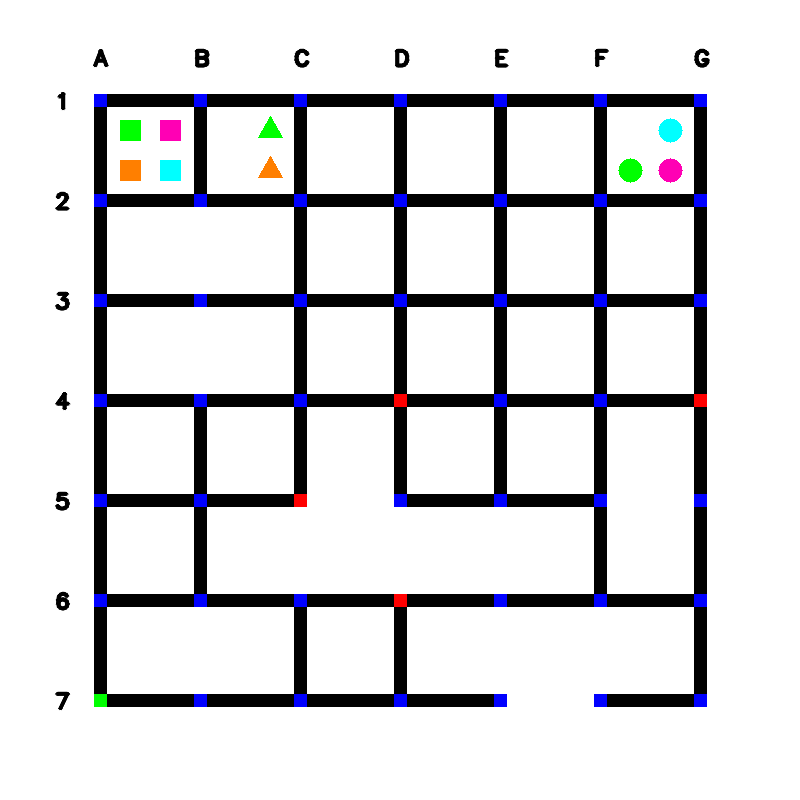
#> input picture test_images/maze_0.png, 800 x 800 px
$ python working.py
#> lines starting #> are read from the running program, lines starting #| are printed output that depends on the picture; after the words box and inside, x2 and y2 are one past the last pixel; in counts of white or black regions, pixels touching at a corner belong together
import cv2
import numpy as np

img0 = cv2.imread('./test_images/maze_0.png')
#> img0 is the input picture: shape (800, 800, 3); mean B, G, R 220, 217.5, 217.4
red = (0,0,255)

imgwhole = img0[94:694+12, 94:694+12]
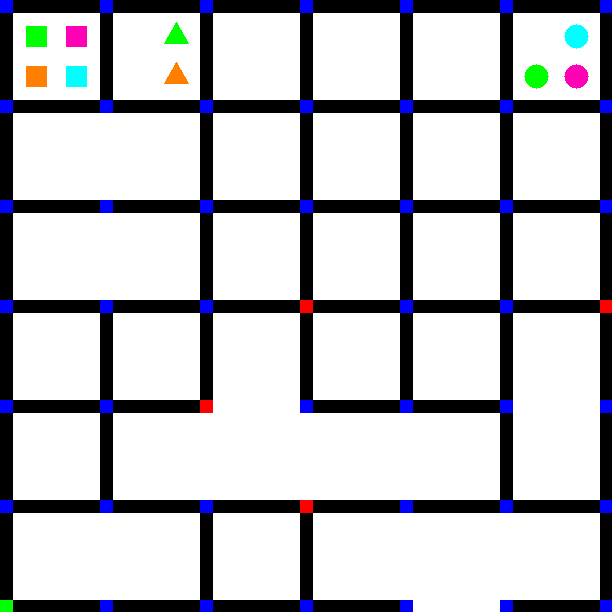
#> imgwhole: shape (612, 612, 3); mean B, G, R 197.4, 193.2, 193

cv2.line(img0,(0,94),(900,94),red,1)
cv2.line(img0,(0,694+12),(900,694+12),red,1)
cv2.line(img0,(94,0),(94,900),red,1)
cv2.line(img0,(694+12,0),(694+12,900),red,1)

medics = imgwhole[12:100,12:-12]
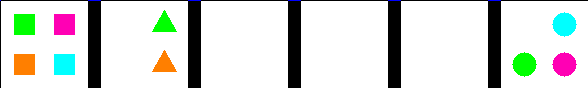
#> medics: shape (88, 588, 3); mean B, G, R 213.5, 217.7, 213.7

new_list=medics[:,:100]

cv2.imwrite('C:/Users/srush/Documents/openCV/cyborg_task2/small_part.jpg',new_list)
cv2.imwrite('C:/Users/srush/Documents/openCV/cyborg_task2/line_part.jpg',medics)

#cv2.imshow('cropped image',medics)
#cv2.waitKey(0)

mediclist=[]
j=1

def addshape(imgcont,j):
    list_s_names=[]
    img= imgcont
    # converting image into grayscale image
    gray = cv2.cvtColor(img, cv2.COLOR_BGR2GRAY)

    # setting threshold of gray image
    _, threshold = cv2.threshold(gray, 227, 255, cv2.THRESH_BINARY)

    # using a findContours() function
    contours, _ = cv2.findContours(
        threshold, cv2.RETR_TREE, cv2.CHAIN_APPROX_SIMPLE)

    i = 0
    # list for storing names of shapes
    for contour in contours:

        # here we are ignoring first counter because
        # findcontour function detects whole image as shape
        if i == 0:
            i = 1
            continue

        # cv2.approxPloyDP() function to approximate the shape
        approx = cv2.approxPolyDP(
            contour, 0.01 * cv2.arcLength(contour, True), True)

        # using drawContours() function
        cv2.drawContours(img, [contour], 0, (0, 255, 0), 1)

        # finding center point of shape
        M = cv2.moments(contour)
        #print(M)
        if M['m00'] != 0.0:
            x = int(M['m10']/M['m00'])
            y = int(M['m01']/M['m00'])
        #print(len(approx))
        # putting shape name at center of each shape
        if len(approx) in [5,11]:
            cv2.putText(img, 'Triangle', (x, y),
                        cv2.FONT_HERSHEY_SIMPLEX, 0.6, (255,0,0), 1)
            list_s_names.append(['shop_'+str(j),'triangle',[112*(j-1)+x,y]])

        elif len(approx) in [4,8]:
            cv2.putText(img, 'Quadrilateral', (x, y),
                        cv2.FONT_HERSHEY_SIMPLEX, 0.6, (255,0,0), 1)
            list_s_names.append(['shop_'+str(j),'quadrilateral',[[112*(j-1)+x,y]]])


        else:
            cv2.putText(img, 'circle', (x, y),
                        cv2.FONT_HERSHEY_SIMPLEX, 0.6, (255,0,0), 1)
            list_s_names.append(['shop_'+str(j),'circle',[112*(j-1)+x,y]])
    if list_s_names!=[]:
        mediclist.append(list_s_names)
    cv2.imshow('edited image with label',img)
    cv2.waitKey(0)


for i in range(6):
    img_part=  medics[:, 100*i:100*(i+1)-12]
    addshape(img_part,i+1)
#> this loop made 6 passes
#> pass 1, in addshape, `gray = cv2.cvtColor(img, cv2.COLOR_BGR2GRAY)`:
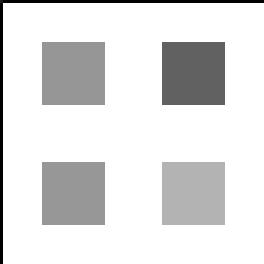
#> gray: shape (88, 88) (shown 3 times larger); min 0, max 255, mean 224
#> pass 1, in addshape, `_, threshold = cv2.threshold(gray, 227, 255, cv2.THRESH_BINARY)`:
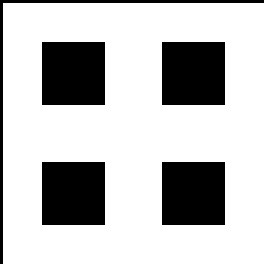
#> threshold: shape (88, 88) (shown 3 times larger); 75% white; 5 black regions, box (x1, y1, x2, y2) and area: (14, 14, 35, 35) 441, (54, 14, 75, 35) 441, (14, 54, 35, 75) 441, (54, 54, 75, 75) 441, (0, 0, 88, 88) 175
#> pass 1, in addshape, `cv2.imshow('edited image with label',img)`:
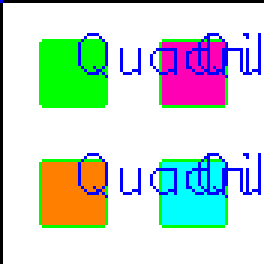
#> window 'edited image with label': shape (88, 88, 3) (shown 3 times larger); mean B, G, R 208.5, 217, 200.6
#> after the loop:
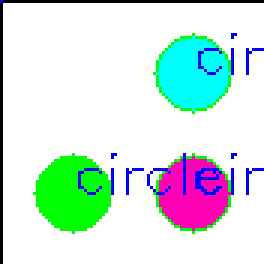
#> img_part: shape (88, 88, 3) (shown 3 times larger); mean B, G, R 225.1, 230.4, 208.7


#addshape((new_list))
print(mediclist)
cv2.imshow('shapes', new_list)
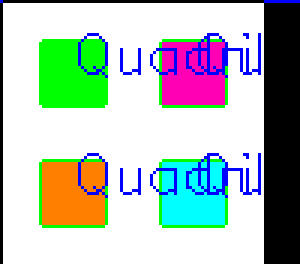
#> window 'shapes': shape (88, 100, 3) (shown 3 times larger); mean B, G, R 183.8, 190.9, 176.6
cv2.waitKey(0)

$ run again, with test_images/maze_1.png copied over test_images/maze_0.png
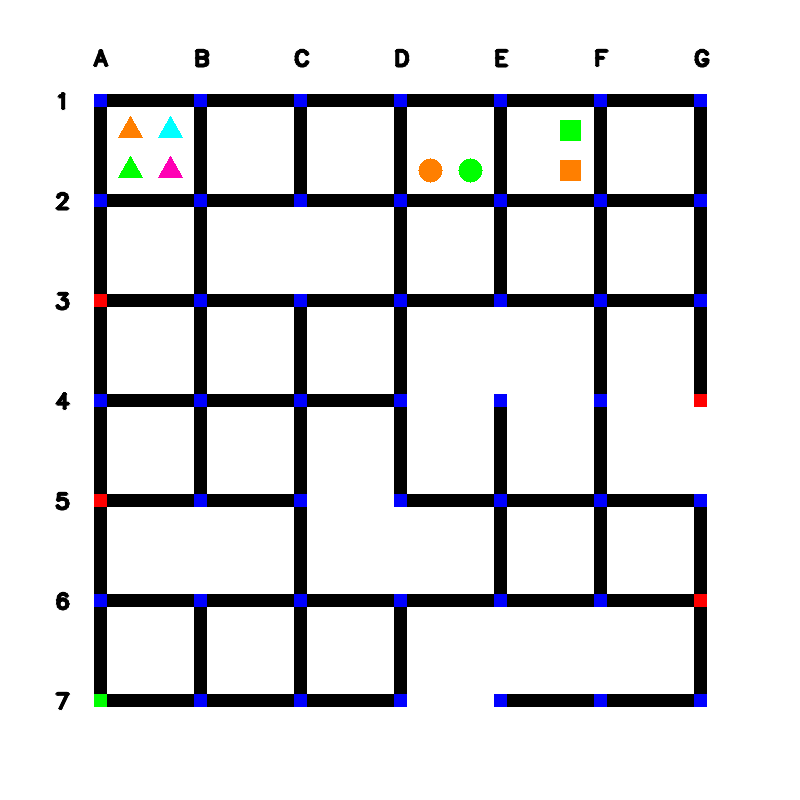
#> input picture test_images/maze_1.png, 800 x 800 px
#> img0 is the input picture: shape (800, 800, 3); mean B, G, R 220.4, 218.1, 218.1
#> the loop `for i in range(6):` made 6 passes
#> pass 1, in addshape, `_, threshold = cv2.threshold(gray, 227, 255, cv2.THRESH_BINARY)`:
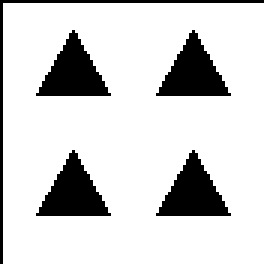
#> threshold: shape (88, 88) (shown 3 times larger); 83% white; 5 black regions, box (x1, y1, x2, y2) and area: (12, 10, 37, 32) 286, (52, 10, 77, 32) 286, (12, 50, 37, 72) 286, (52, 50, 77, 72) 286, (0, 0, 88, 88) 175
#> `cv2.imshow('shapes', new_list)`:
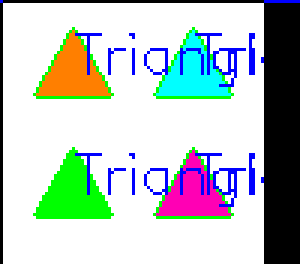
#> window 'shapes': shape (88, 100, 3) (shown 3 times larger); mean B, G, R 193.9, 196.9, 185.3

$ run again, with test_images/maze_10.png copied over test_images/maze_0.png
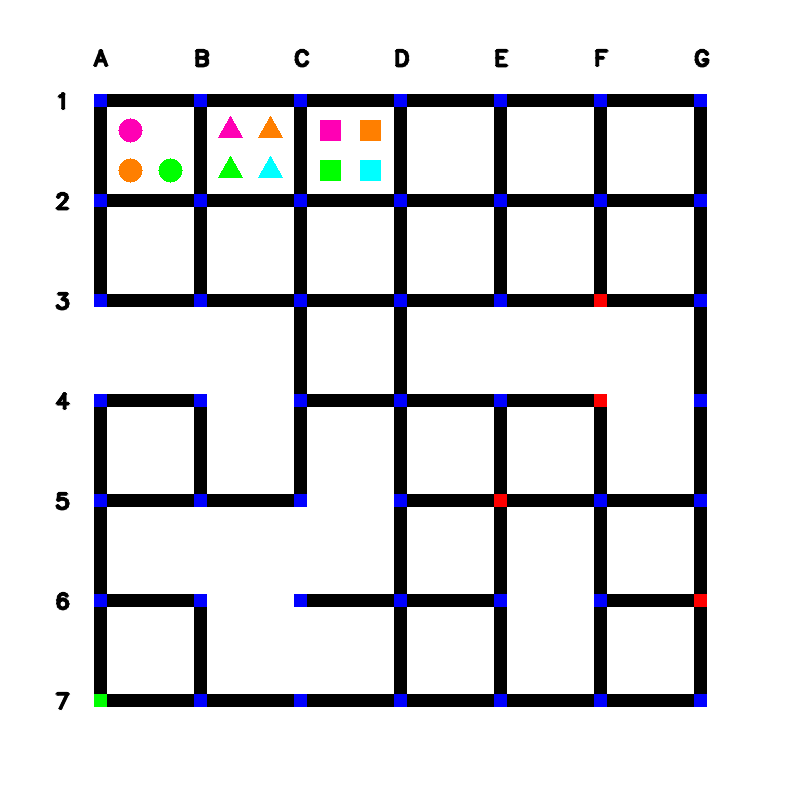
#> input picture test_images/maze_10.png, 800 x 800 px
#> img0 is the input picture: shape (800, 800, 3); mean B, G, R 220.3, 217.8, 217.9
#> the loop `for i in range(6):` made 6 passes
#> pass 1, in addshape, `_, threshold = cv2.threshold(gray, 227, 255, cv2.THRESH_BINARY)`:
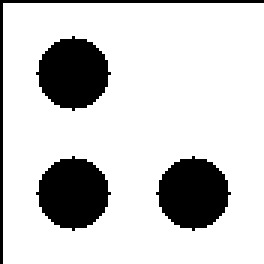
#> threshold: shape (88, 88) (shown 3 times larger); 80.7% white; 4 black regions, box (x1, y1, x2, y2) and area: (12, 12, 37, 37) 441, (12, 52, 37, 77) 441, (52, 52, 77, 77) 441, (0, 0, 88, 88) 175
#> `cv2.imshow('shapes', new_list)`:
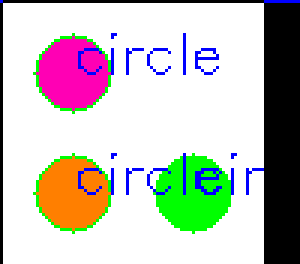
#> window 'shapes': shape (88, 100, 3) (shown 3 times larger); mean B, G, R 187, 193.8, 195.2

$ run again, with test_images/maze_11.png copied over test_images/maze_0.png
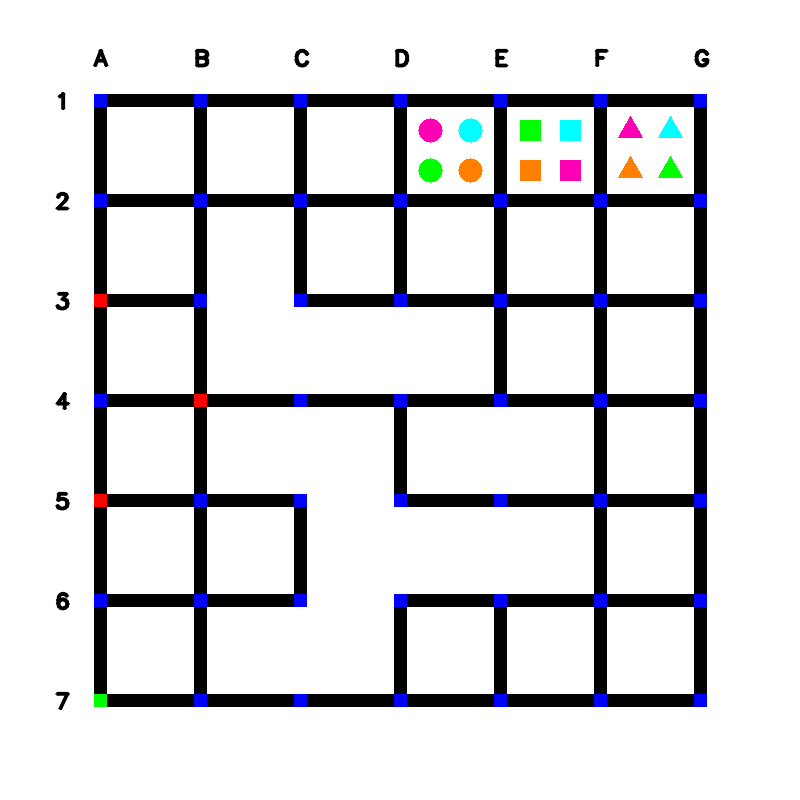
#> input picture test_images/maze_11.png, 800 x 800 px
#> img0 is the input picture: shape (800, 800, 3); mean B, G, R 219.5, 216.9, 216.8
#> after the loop `for i in range(6):`:
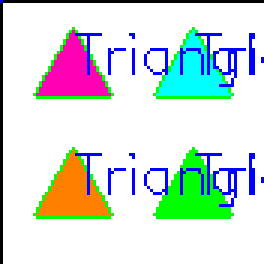
#> img_part: shape (88, 88, 3) (shown 3 times larger); mean B, G, R 220.5, 222.9, 211.4
